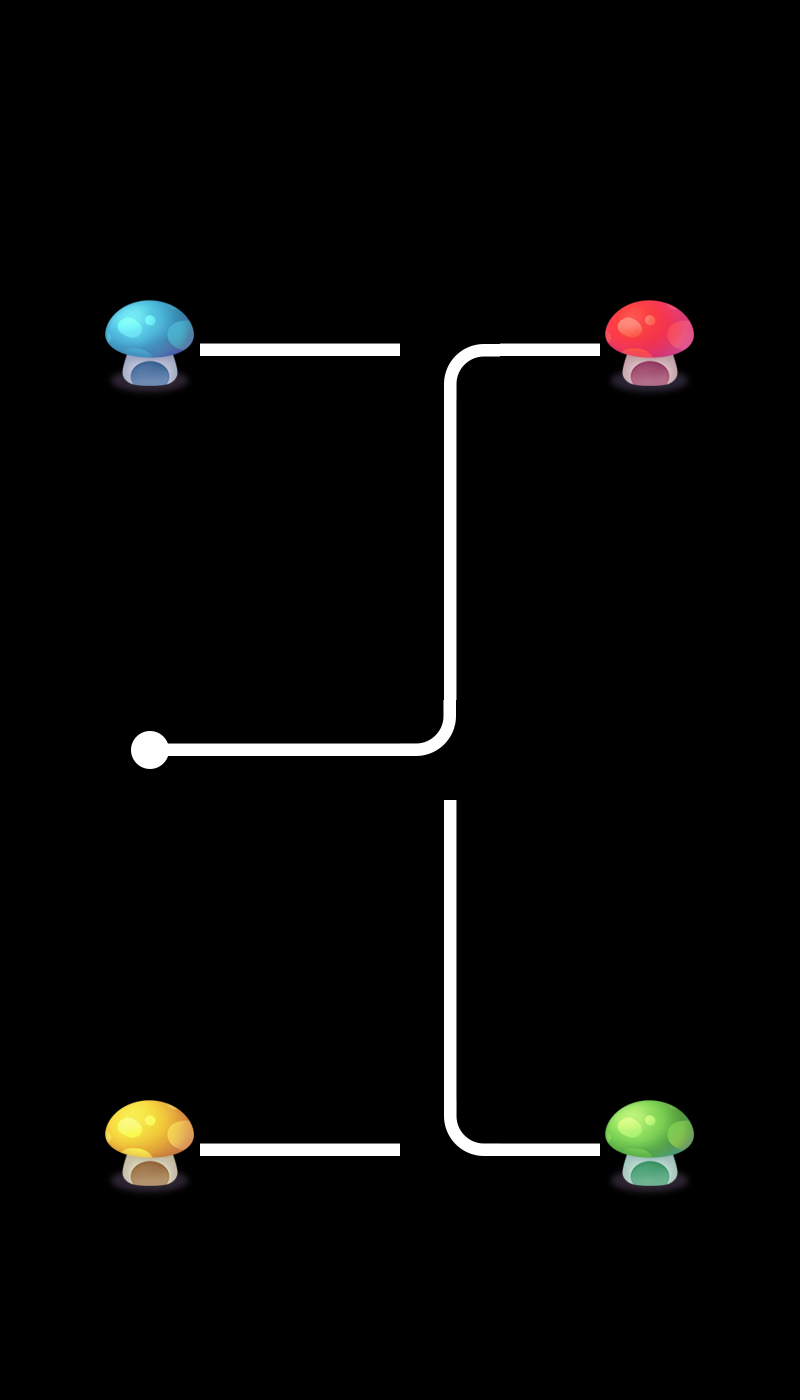

The image is a tile-based game level rendered from a .tmx file. Its description and source (layers, tilesets, objects; grid data summarised) follow:
An orthogonal 8x14 tile map with 100x100 px tiles, 1 tile layer (layer0) and 3 objects.

<map version="1.0" orientation="orthogonal" renderorder="right-down" width="8" height="14" tilewidth="100" tileheight="100" nextobjectid="4">
 <tileset firstgid="1" name="tiled" tilewidth="100" tileheight="100">
  <image source="tiled.png" width="500" height="400" />
 </tileset>
 <layer name="layer0" width="8" height="14">
  <data>[112 cells, 22 non-empty, 10 distinct tile ids]</data>
 </layer>
 <objectgroup name="object1">
  <object id="1" x="418.182" y="315.152" width="63.6364" height="60.6061">
   <properties>
    <property name="id" value="1" />
   </properties>
  </object>
  <object id="2" x="413.636" y="724.242" width="63.6364" height="60.6061">
   <properties>
    <property name="id" value="0" />
   </properties>
  </object>
  <object id="3" x="413.636" y="1121.21" width="63.6364" height="60.6061">
   <properties>
    <property name="id" value="2" />
   </properties>
  </object>
 </objectgroup>
</map>
